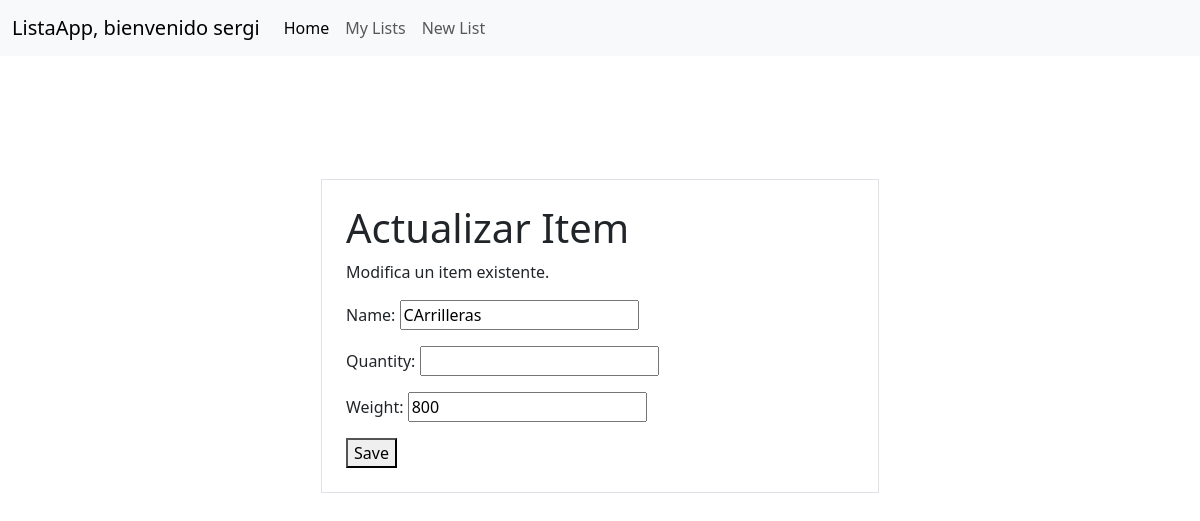
The page /lists/8/modify_item/18/ (signed in) on the database as committed earlier.
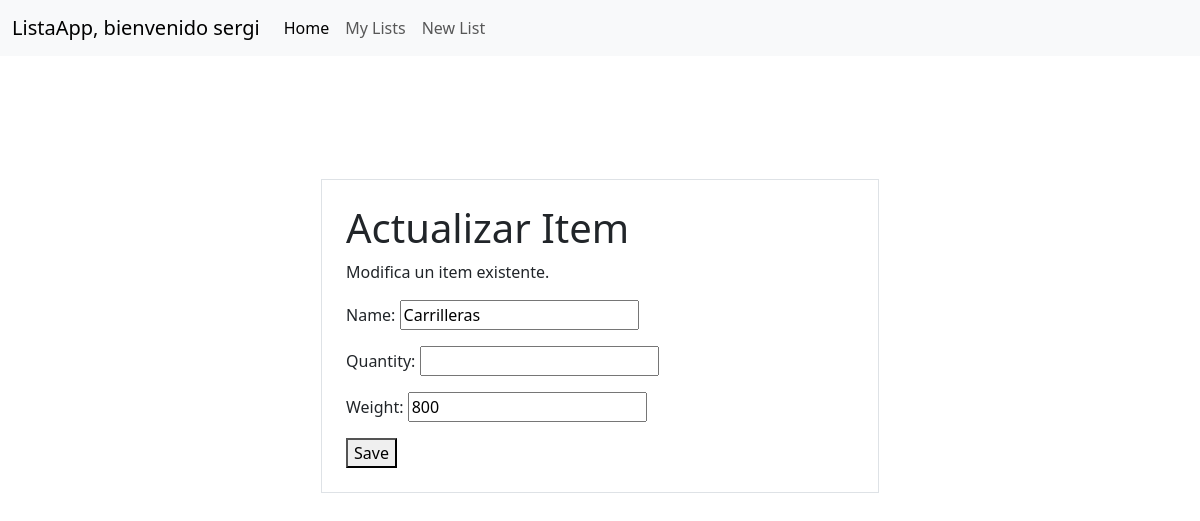
The same page on the database as committed later.
### lists/models.py (models this page shows, shortened)
class Item(models.Model):
    list = models.ForeignKey(List, on_delete=models.CASCADE)
    added_by = models.ForeignKey(User, on_delete=models.CASCADE, related_name='added_items')
    name = models.CharField(max_length=40)
    quantity = models.IntegerField(null=True, blank=True)
    weight = models.IntegerField(null=True, blank=True)
    added_on = models.DateTimeField(auto_now_add=True)
    is_done = models.BooleanField(null=False, default=False)
    last_modified = models.DateTimeField(auto_now=True)
    modified_by = models.ForeignKey(User, on_delete=models.CASCADE, blank=True, null=True)

### lists/views.py (the view, shortened to what this page needs)
# urls.py: path('lists/<int:list_id>/modify_item/<int:item_id>/', listsViews.modify_item, name='modify_item'),
@login_required
def modify_item(request, list_id, item_id):
    item = get_object_or_404(Item, pk=item_id)
    list = get_object_or_404(List, pk=list_id)
    if request.user == list.creator or request.user in list.collaborators.all() or request.user == item.added_by:
        if request.method == 'GET':
            form = ModifyItemForm(instance=item)
            return render(request, 'modify_item.html', {
                'form': form,
                'list': list,
                'item': item
            })
    else:
        raise Http404

### lists/forms.py
class ModifyItemForm(ModelForm):
    class Meta:
        model = Item
        fields = ['name','quantity', 'weight']

### lists/templates/modify_item.html (shortened to what this page needs)
{% extends 'base_lists.html' %}
{% block content %}
<div class="container d-flex justify-content-center align-items-center" style="min-height: 70vh;">
    <div class="col-12 col-md-9 col-lg-6 border p-4">
        <h1>Actualizar Item</h1>
        <p>Modifica un item existente.</p>
        <form action="{% url 'modify_item' list_id=list.id item_id=item.id %}" method="post">
            {{form.as_p}}
            <button>Save</button>
        </form>
    </div>
</div>
{% endblock %}

Rows that differ between the two databases and show on the page:
changed Item: name "CArrilleras" → "Carrilleras"
